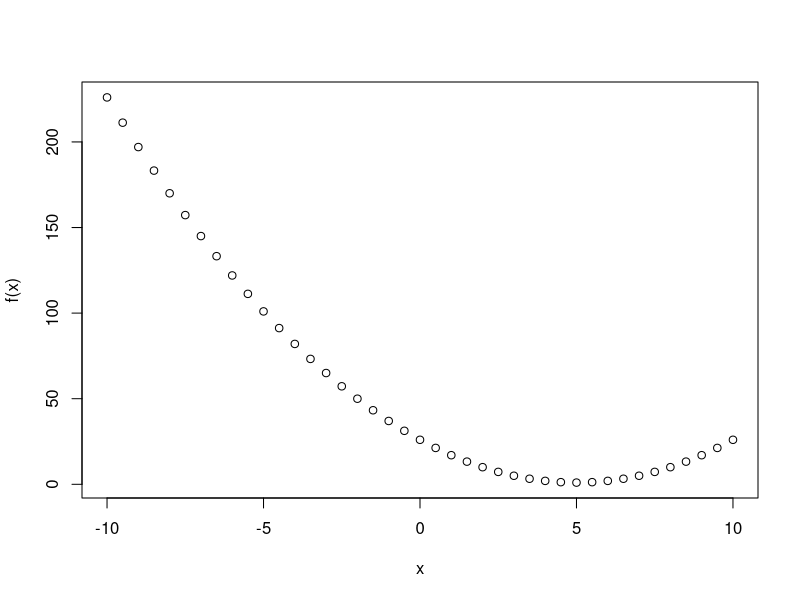
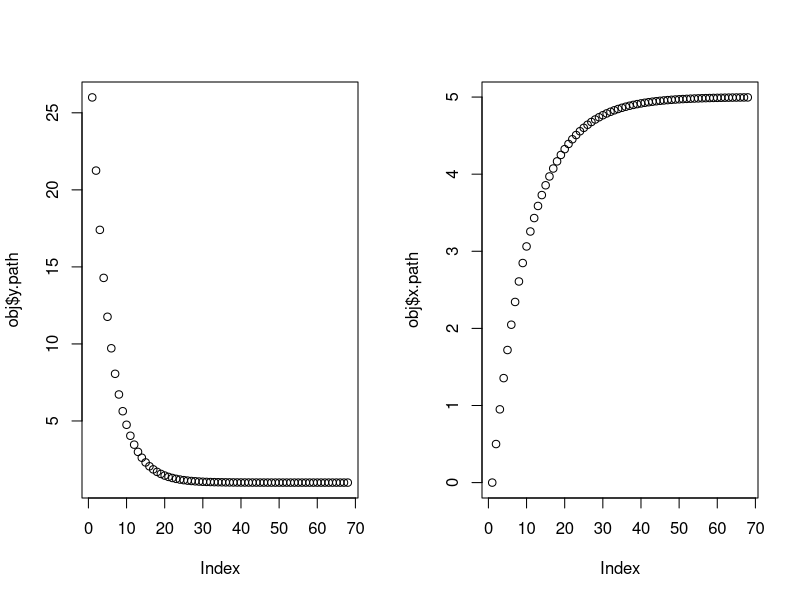

Write R code to recreate these figures, in order.
# Define cost function f(x) = 1 + (x - 5)^2
f <- function(x) {
  cost = 1 + (x - 5)^2
  return(cost)
}

# compute the value of cost at x = 0
f(0)

# define a sequence of x values (a grid from -10 to 10 with spacing 0.5)
x = seq(-10, 10, 0.5)

#plot cost function f(x) = 1 + (x - 5)^2
#important to note that f(x) defined can also take a vector as an input

plot(x, f(x))

# define the gradient of cost function f(x) = 1 + (x - 5)^2
f.grad <- function(x) {
  grad = 2*(x-5)
  return(grad)
}

# find the optimal value of x (with the lowest cost) using the idea of
# gradient descent (skiing downhill)
f.opt <- function(x.ini = 0, setpsize = 0.05, maxsteps = 200, tol = 1e-4){
  # x.opt holds the current value of the optimal x
  x.opt = x.ini
  x.opt.old = x.opt
  # record the paths of x.opt and f(x.opt) during the course of iterations
  x.path = x.ini
  y.path = f(x.ini)
  # iteration count
  iter = 0
  # for early stopping (1e8 or a sufficiently large number)
  update = 1e8
  
  while((iter < maxsteps) && (update > tol)){
    # gradient descent with a small step size (in the direction opposite to gradient)
    x.opt = x.opt - setpsize*(f.grad(x.opt))
    #use the relative change to check convergence for early stopping
    update = abs(x.opt - x.opt.old)/max(1e-4, abs(x.opt.old))
    x.opt.old = x.opt
    # add new values x.opt and f(x.opt) to the solution path
    x.path = c(x.path, x.opt)
    y.path = c(y.path, f(x.opt))
    # increase iteration count by one
    iter = iter + 1
  }
  
  # this function returns an object (a list of items)
  obj = list(x.opt = x.opt, x.path = x.path, y.path = y.path)
  return(obj)
}

# compute the value of optimal x
obj = f.opt(0)

# the value of the optimal x
obj$x.opt

# plot the paths of f(x.opt) and x.opt during the course of iterations 
# set the plotting area into a 1 by 2 panel 
par(mfrow = c(1, 2))
plot(obj$y.path)
plot(obj$x.path)
